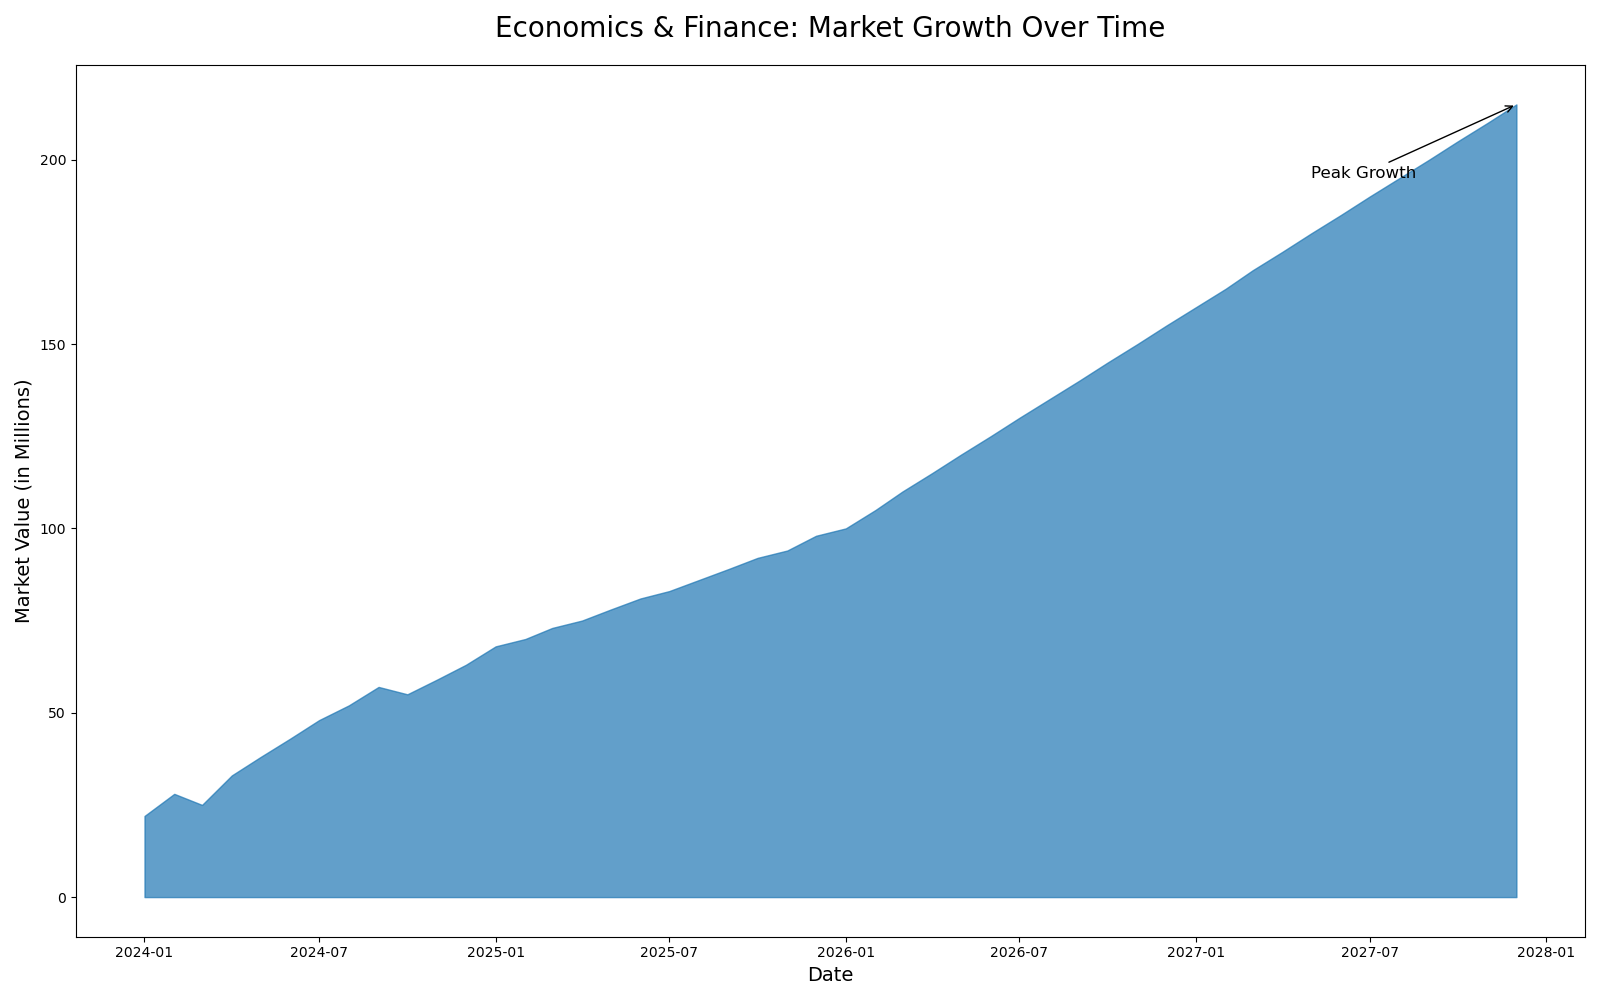

Here is the Python script that generated this plot:

import matplotlib.pyplot as plt
import pandas as pd
import numpy as np

data = {
    'Date': pd.date_range(start='2024-01-01', periods=48, freq='MS'),
    'Value': [22, 28, 25, 33, 38, 43, 48, 52, 57, 55, 59, 63, 68, 70, 73, 75, 78, 81, 83, 86, 89, 92, 94, 98, 100, 105, 110, 115, 120, 125, 130, 135, 140, 145, 150, 155, 160, 165, 170, 175, 180, 185, 190, 195, 200, 205, 210, 215]
}
df = pd.DataFrame(data)

fig, ax = plt.subplots(figsize=(16, 10))
ax.fill_between(df['Date'], df['Value'], color='#1f77b4', alpha=0.7)

ax.set_title('Economics & Finance: Market Growth Over Time', fontsize=20, pad=20)
ax.set_xlabel('Date', fontsize=14)
ax.set_ylabel('Market Value (in Millions)', fontsize=14)
ax.annotate('Peak Growth', xy=(df['Date'].iloc[-1], df['Value'].iloc[-1]), xytext=(df['Date'].iloc[-8], df['Value'].iloc[-1] - 20),
             arrowprops=dict(facecolor='black', arrowstyle='->'),
             fontsize=12)

plt.tight_layout()
plt.show()
